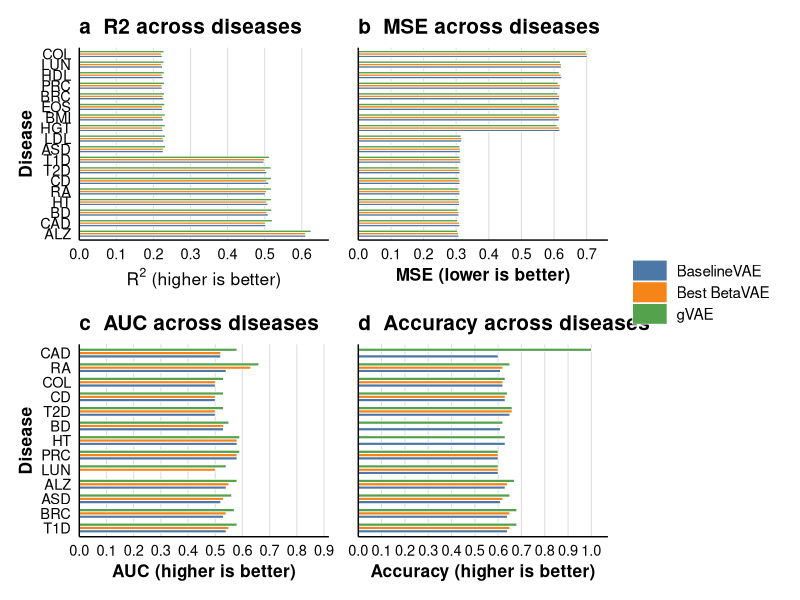
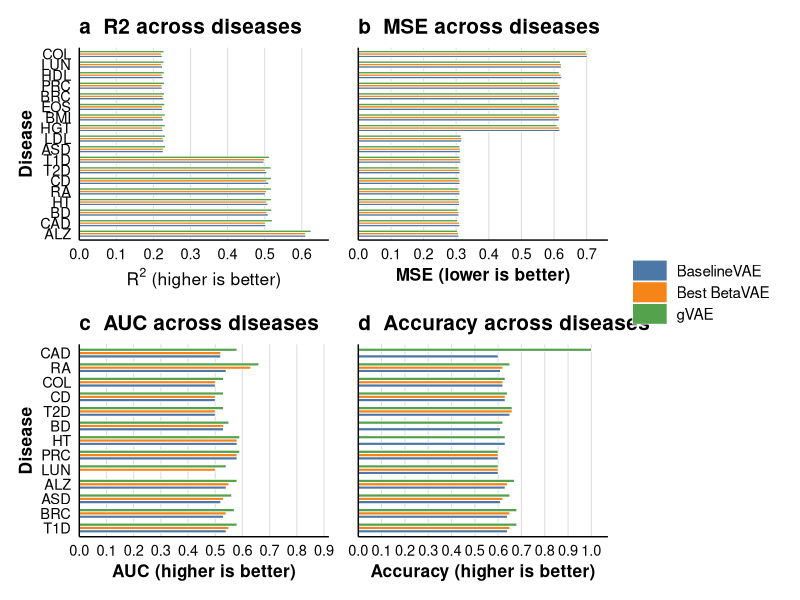
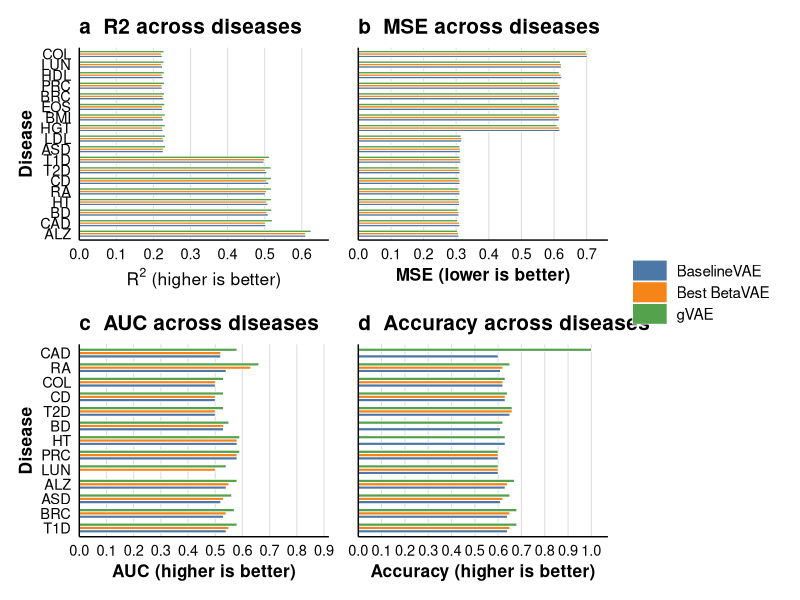
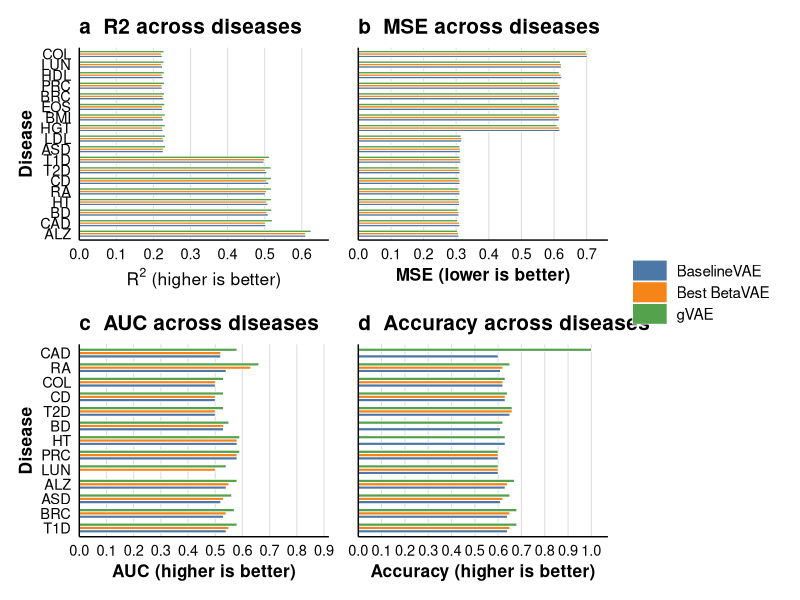

The R source for these figures, in order:
# ============================================================
# Publication-quality 4-panel figure:
# Reconstruction performance (R2, MSE) + Classification performance (AUC, Accuracy)
# Top row   : R2, MSE
# Bottom row: AUC, Accuracy
# ============================================================

library(tidyverse)
library(patchwork)
library(scales)
library(grid)

# ------------------------------------------------------------
# 1. EXACT RESULTS TABLES
# ------------------------------------------------------------

r2_df <- tribble(
  ~Disease, ~Winning_config, ~Best_BetaVAE_model, ~BaselineVAE, ~Best_BetaVAE, ~gVAE,
  "ALZ", "2000_30_3", "BetaVAE_NS1_beta4.0",  0.6106922626495361, 0.609825849533081,  0.6247621774673462,
  "ASD", "500_150_3", "BetaVAE_NS1_beta2.0",  0.2260158061981201, 0.2262905836105346, 0.2323955297470092,
  "BD",  "300_50_3",  "BetaVAE_NS1_beta1.0",  0.5089702606201172, 0.5056077241897583, 0.5188989639282227,
  "BMI", "1000_200_3","BetaVAE_NS1_beta1.0",  0.2264045476913452, 0.2240012884140014, 0.2313598394393921,
  "BRC", "100_150_3", "BetaVAE_NS1_beta10.0", 0.2272084951400756, 0.2254742383956909, 0.2296843528747558,
  "CAD", "1000_200_3","BetaVAE_NS1_beta4.0",  0.5026177167892456, 0.5021295547485352, 0.5204927921295166,
  "CD",  "500_10_4",  "BetaVAE_NS1_beta10.0", 0.5108280181884766, 0.5054274797439575, 0.5174707174301147,
  "COL", "2000_50_3", "BetaVAE_NS1_beta2.0",  0.2234412431716919, 0.2213938236236572, 0.2283813953399658,
  "EOS", "500_100_3", "BetaVAE_NS1_beta4.0",  0.2239528894424438, 0.2244377136230468, 0.2302440404891967,
  "HDL", "1500_100_3","BetaVAE_NS1_beta4.0",  0.2254906892776489, 0.2230046987533569, 0.2288961410522461,
  "HGT", "500_200_3", "BetaVAE_NS1_beta10.0", 0.2255029678344726, 0.224324345588684,  0.2314707040786743,
  "HT",  "300_200_3", "BetaVAE_NS1_beta2.0",  0.5083924531936646, 0.504989743232727,  0.5178546905517578,
  "LDL", "300_10_4",  "BetaVAE_NS1_beta10.0", 0.2278167009353637, 0.2257157564163208, 0.2317585945129394,
  "LUN", "1500_100_3","BetaVAE_NS1_beta2.0",  0.2242103815078735, 0.2219314575195312, 0.2284609079360962,
  "PRC", "500_50_3",  "BetaVAE_NS1_beta1.0",  0.2232238054275512, 0.2228304147720337, 0.2295091152191162,
  "RA",  "1000_100_3","BetaVAE_NS1_beta1.0",  0.5021249055862427, 0.5044149160385132, 0.517654538154602,
  "T1D", "1500_150_3","BetaVAE_NS1_beta10.0", 0.4978233575820923, 0.4997483491897583, 0.5123106241226196,
  "T2D", "1500_200_3","BetaVAE_NS1_beta4.0",  0.505638599395752,  0.501976490020752,  0.5167604684829712
)

mse_df <- tribble(
  ~Disease, ~Winning_config, ~Best_BetaVAE_model, ~BaselineVAE, ~Best_BetaVAE, ~gVAE,
  "ALZ", "50_30_2",   "BetaVAE_NS1_beta4.0",  0.7014084,  0.7008923,  0.6984466,
  "ASD", "150_10_2",  "BetaVAE_NS1_beta4.0",  0.3125184,  0.31201315, 0.3112303,
  "BD",  "1500_10_3", "BetaVAE_NS1_beta1.0",  0.62310463, 0.62111896, 0.61565995,
  "BMI", "100_10_2",  "BetaVAE_NS1_beta1.0",  0.3099218,  0.30962297, 0.30784634,
  "BRC", "200_30_2",  "BetaVAE_NS1_beta2.0",  0.31116292, 0.3097628,  0.3044817,
  "CAD", "1500_200_2","BetaVAE_NS1_beta10.0", 0.6164986,  0.61638945, 0.6112788,
  "CD",  "50_10_2",   "BetaVAE_NS1_beta4.0",  0.6219995,  0.6222573,  0.6192775,
  "COL", "1500_200_2","BetaVAE_NS1_beta2.0",  0.31135643, 0.31135184, 0.3085121,
  "EOS", "10_150_2",  "BetaVAE_NS1_beta1.0",  0.31655934, 0.31636736, 0.3143928,
  "HDL", "50_10_2",   "BetaVAE_NS1_beta10.0", 0.31344342, 0.31286812, 0.31118155,
  "HGT", "200_100_2", "BetaVAE_NS1_beta1.0",  0.30821535, 0.30829054, 0.3056116,
  "HT",  "2000_10_2", "BetaVAE_NS1_beta1.0",  0.6174503,  0.6158403,  0.60882175,
  "LDL", "200_100_2", "BetaVAE_NS1_beta4.0",  0.3080554,  0.30686557, 0.30397,
  "LUN", "2000_30_2", "BetaVAE_NS1_beta10.0", 0.3112213,  0.31089926, 0.30796993,
  "PRC", "1500_30_2", "BetaVAE_NS1_beta10.0", 0.3113779,  0.31125924, 0.3085889,
  "RA",  "2000_200_2","BetaVAE_NS1_beta2.0",  0.6157896,  0.61553437, 0.6108086,
  "T1D", "2000_150_3","BetaVAE_NS1_beta10.0", 0.61532044, 0.61667395, 0.61048436,
  "T2D", "200_10_2",  "BetaVAE_NS1_beta4.0",  0.61818,    0.6184932,  0.6123673
)

auc_df <- tribble(
  ~Disease, ~BaselineVAE, ~Best_BetaVAE, ~gVAE,
  "CAD",    0.52,         0.52,          0.58,
  "RA",     0.54,         0.63,          0.66,
  "COL",    0.50,         0.50,          0.53,
  "CD",     0.50,         0.50,          0.53,
  "T2D",    0.50,         0.50,          0.53,
  "BD",     0.53,         0.53,          0.55,
  "HT",     0.58,         0.58,          0.59,
  "PRC",    0.58,         0.58,          0.59,
  "LUN",    0.00,         0.50,          0.54,
  "ALZ",    0.54,         0.55,          0.58,
  "ASD",    0.52,         0.53,          0.56,
  "BRC",    0.53,         0.54,          0.57,
  "T1D",    0.54,         0.55,          0.58
)

acc_df <- tribble(
  ~Disease, ~BaselineVAE, ~Best_BetaVAE, ~gVAE,
  "T2D",    0.60,         0.00,          1.00,
  "RA",     0.61,         0.62,          0.65,
  "CAD",    0.62,         0.62,          0.63,
  "CD",     0.63,         0.63,          0.64,
  "BD",     0.65,         0.66,          0.66,
  "COL",    0.61,         0.00,          0.62,
  "LUN",    0.63,         0.00,          0.63,
  "HT",     0.60,         0.60,          0.60,
  "PRC",    0.60,         0.60,          0.60,
  "ALZ",    0.63,         0.64,          0.67,
  "ASD",    0.61,         0.62,          0.65,
  "BRC",    0.64,         0.65,          0.68,
  "T1D",    0.64,         0.65,          0.68
)

to_long <- function(df, metric_name) {
  df %>%
    select(Disease, BaselineVAE, Best_BetaVAE, gVAE) %>%
    pivot_longer(cols = -Disease, names_to = "Model", values_to = "Value") %>%
    mutate(
      Metric = metric_name,
      Model = factor(
        Model,
        levels = c("BaselineVAE", "Best_BetaVAE", "gVAE"),
        labels = c("BaselineVAE", "Best BetaVAE", "gVAE")
      )
    )
}

r2_long <- to_long(r2_df, "R2")
mse_long <- to_long(mse_df, "MSE")
auc_long <- to_long(auc_df, "AUC")
acc_long <- to_long(acc_df, "Accuracy")

r2_order <- c("COL", "LUN", "HDL", "PRC", "BRC", "EOS", "BMI", "HGT", "LDL", "ASD", "T1D", "T2D", "CD", "RA", "HT", "BD", "CAD", "ALZ")
mse_order <- c("ALZ", "CD", "BD", "T2D", "CAD", "RA", "T1D", "HT", "EOS", "ASD", "HDL", "PRC", "COL", "LUN", "BMI", "HGT", "BRC", "LDL")
auc_order <- c("CAD", "RA", "COL", "CD", "T2D", "BD", "HT", "PRC", "LUN", "EOS", "ALZ", "ASD", "BMI", "BRC", "HDL", "HGT", "LDL", "T1D")
acc_order <- c("T2D", "RA", "CAD", "CD", "BD", "COL", "LUN", "HT", "PRC", "EOS", "ALZ", "ASD", "BMI", "BRC", "HDL", "HGT", "LDL", "T1D")

r2_long <- r2_long %>% mutate(Disease = factor(Disease, levels = rev(r2_order)))
mse_long <- mse_long %>% mutate(Disease = factor(Disease, levels = rev(mse_order)))
auc_long <- auc_long %>% mutate(Disease = factor(Disease, levels = rev(auc_order)))
acc_long <- acc_long %>% mutate(Disease = factor(Disease, levels = rev(acc_order)))

model_colors <- c("BaselineVAE" = "#4C78A8", "Best BetaVAE" = "#F58518", "gVAE" = "#54A24B")

theme_journal <- function() {
  theme_minimal(base_size = 13, base_family = "sans") +
    theme(
      plot.title = element_text(size = 15, face = "bold", hjust = 0),
      axis.title.x = element_text(size = 12.5, face = "bold"),
      axis.title.y = element_text(size = 12.5, face = "bold"),
      axis.text = element_text(size = 10.5, colour = "black"),
      panel.grid.major.y = element_blank(),
      panel.grid.minor = element_blank(),
      panel.grid.major.x = element_line(colour = "grey88", linewidth = 0.4),
      axis.line = element_line(colour = "black", linewidth = 0.5),
      legend.title = element_blank(),
      legend.text = element_text(size = 11),
      legend.position = "right",
      legend.key.height = unit(0.55, "cm"),
      legend.key.width = unit(0.9, "cm"),
      plot.margin = margin(8, 10, 8, 8),
      strip.text = element_text(face = "bold")
    )
}

make_panel <- function(data, title, xlab, xlim_max, xticks = waiver(), ylab = "Disease") {
  ggplot(data, aes(x = Value, y = Disease, fill = Model)) +
    geom_col(position = position_dodge2(width = 0.72, preserve = "single"), width = 0.68, colour = "white", linewidth = 0.25) +
    scale_fill_manual(values = model_colors, drop = FALSE) +
    scale_x_continuous(limits = c(0, xlim_max), breaks = xticks, expand = expansion(mult = c(0, 0.02))) +
    labs(title = title, x = xlab, y = ylab) +
    theme_journal()
}

p_r2 <- make_panel(r2_long, "a  R2 across diseases", expression(R^2 ~ "(higher is better)"), 0.66, seq(0, 0.6, by = 0.1), "Disease")
p_mse <- make_panel(mse_long, "b  MSE across diseases", "MSE (lower is better)", 0.75, seq(0, 0.7, by = 0.1), NULL) + theme(axis.text.y = element_blank(), axis.ticks.y = element_blank())
p_auc <- make_panel(auc_long, "c  AUC across diseases", "AUC (higher is better)", 0.90, seq(0, 0.9, by = 0.1), "Disease")
p_acc <- make_panel(acc_long, "d  Accuracy across diseases", "Accuracy (higher is better)", 1.05, seq(0, 1.0, by = 0.1), NULL) + theme(axis.text.y = element_blank(), axis.ticks.y = element_blank())

final_plot <- (p_r2 | p_mse) / (p_auc | p_acc) + plot_layout(guides = "collect") & theme(legend.position = "right", plot.background = element_rect(fill = "white", colour = NA))
print(final_plot)

save_pdf_device <- if (capabilities("cairo")) cairo_pdf else "pdf"
ggsave("Figure_R2_MSE_AUC_Accuracy_across_diseases_high_impact.pdf", final_plot, width = 16, height = 11, units = "in", dpi = 600, device = save_pdf_device, bg = "white")
ggsave("Figure_R2_MSE_AUC_Accuracy_across_diseases_high_impact.png", final_plot, width = 16, height = 11, units = "in", dpi = 600, bg = "white")
ggsave("Figure_R2_MSE_AUC_Accuracy_across_diseases_high_impact.tiff", final_plot, width = 16, height = 11, units = "in", dpi = 600, compression = "lzw", bg = "white")
